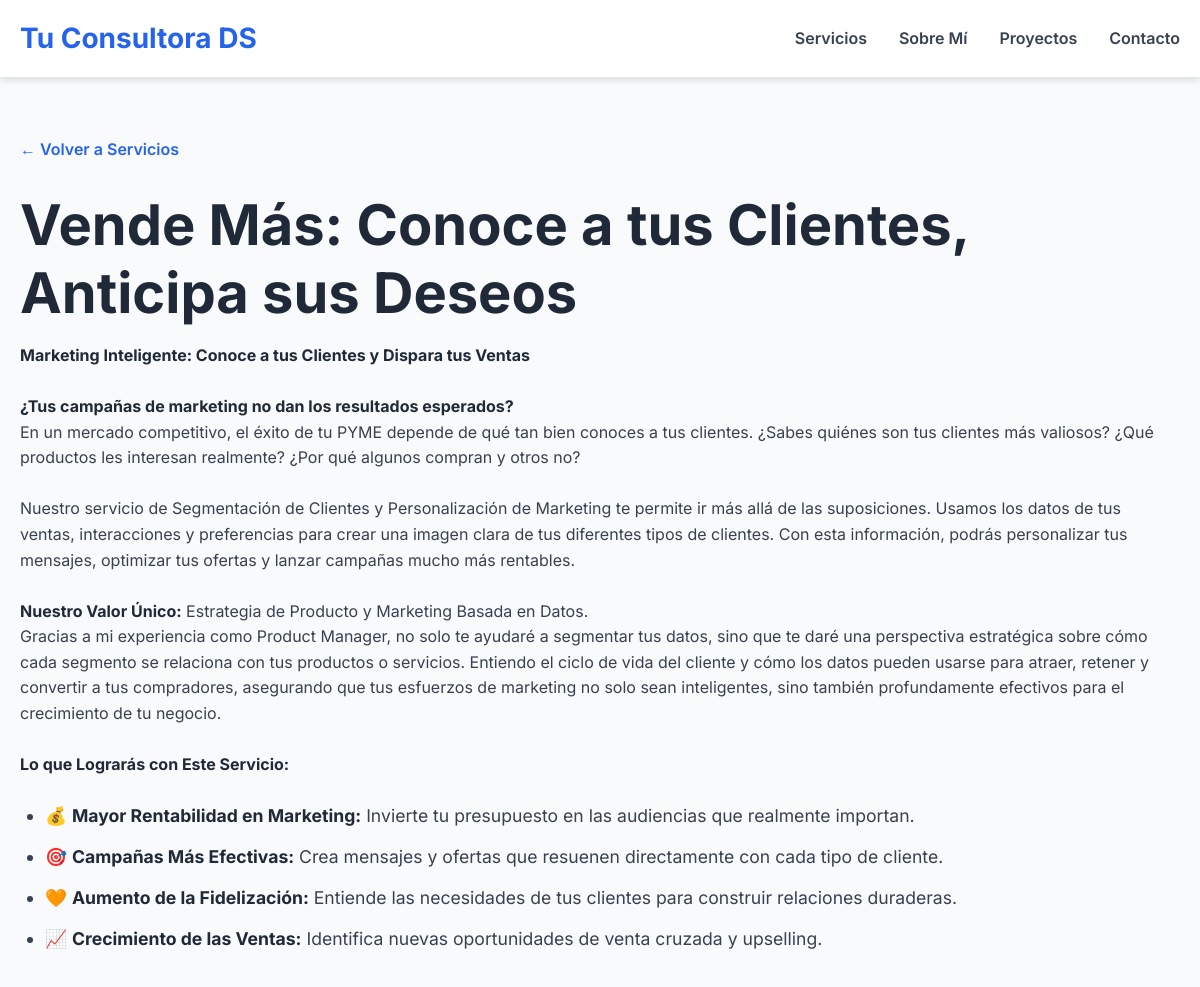
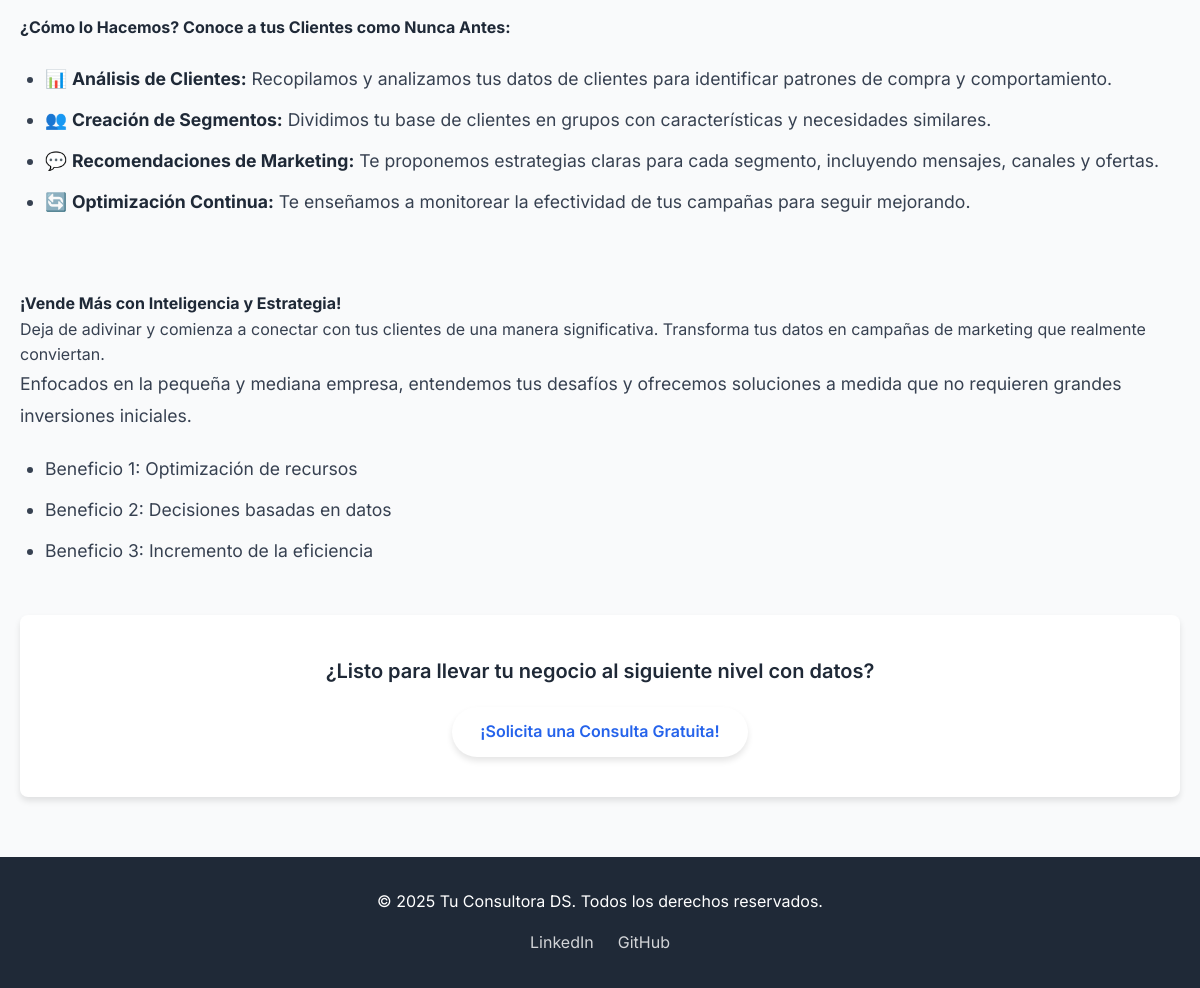
Screenshot of /service/2 with the database file from the repository (2 pictures, top to bottom).
### app.py (models this page shows, shortened)
class Service(db.Model):
    id = db.Column(db.Integer, primary_key=True)
    title = db.Column(db.String(100), nullable=False)
    short_description = db.Column(db.String(250), nullable=False) # Descripción corta para la tarjeta
    full_description = db.Column(db.Text, nullable=False) # Descripción detallada para la página del servicio
    icon = db.Column(db.String(50), nullable=True) # Opcional: para un icono visual

### app.py (the view)
@app.route('/service/<int:service_id>')
def service_detail(service_id):
    service = Service.query.get_or_404(service_id)
    return render_template('service_detail.html', service=service)

### templates/service_detail.html (shortened to what this page needs)
<!DOCTYPE html>
<html lang="es">
<head>
    <link rel="stylesheet" href="{{ url_for('static', filename='css/style.css') }}">
    <link rel="stylesheet" href="https://cdnjs.cloudflare.com/ajax/libs/font-awesome/6.5.2/css/all.min.css" />
</head>
<body class="detail-page-body">
    <header>
        <div class="container">
            <a href="{{ url_for('index') }}" class="logo">Tu Consultora DS</a>
            <nav>
                <ul>
                    <li><a href="{{ url_for('index') }}#services">Servicios</a></li>
                    <li><a href="{{ url_for('index') }}#about">Sobre Mí</a></li>
                    <li><a href="{{ url_for('index') }}#projects">Proyectos</a></li>
                    <li><a href="{{ url_for('index') }}#contact">Contacto</a></li>
                </ul>
            </nav>
        </div>
    </header>
    <section id="service-detail" class="detail-section">
        <div class="container">
            <a href="{{ url_for('index') }}#services" class="back-link">&larr; Volver a Servicios</a>
            <h1>{{ service.title }}</h1>
            <div class="service-description-full">
                {{ service.full_description | safe }}
                <p>Enfocados en la pequeña y mediana empresa, entendemos tus desafíos y ofrecemos soluciones a medida que no requieren grandes inversiones iniciales.</p>
                <ul>
                    <li>Beneficio 1: Optimización de recursos</li>
                    <li>Beneficio 2: Decisiones basadas en datos</li>
                    <li>Beneficio 3: Incremento de la eficiencia</li>
                </ul>
                </div>
            <div class="cta-detail-page">
                <p>¿Listo para llevar tu negocio al siguiente nivel con datos?</p>
                <a href="{{ url_for('index') }}#contact" class="btn btn-primary">¡Solicita una Consulta Gratuita!</a>
            </div>
        </div>
    </section>
    <footer>
        <div class="container">
            <p>&copy; 2025 Tu Consultora DS. Todos los derechos reservados.</p>
            <div class="social-links">
                <a href="#">LinkedIn</a>
                <a href="#">GitHub</a>
            </div>
        </div>
    </footer>
</body>
</html>

### static/css/style.css (style rules this page uses)
:root { --primary-color: #2563eb; --secondary-color: #1d4ed8; --text-color: #374151; --light-gray: #f9fafb; --medium-gray: #e5e7eb; --dark-gray: #1f2937; --white: #ffffff; --shadow: 0 4px 6px rgba(0, 0, 0, 0.1); }
* { margin: 0; padding: 0; box-sizing: border-box; }
body { font-family: 'Inter', sans-serif; line-height: 1.6; color: var(--text-color); background-color: var(--light-gray); -webkit-font-smoothing: antialiased; }
.container { max-width: 1200px; margin: 0 auto; padding: 0 20px; }
h1, h2, h3 { font-weight: 700; color: var(--dark-gray); margin-bottom: 1rem; }
h1 { font-size: 3.5rem; line-height: 1.2; }
p { margin-bottom: 1rem; }
a { text-decoration: none; color: var(--primary-color); transition: color 0.3s ease; }
ul { list-style: none; }
.btn { display: inline-block; padding: 12px 28px; border-radius: 9999px; font-weight: 600; text-align: center; transition: all 0.3s ease; border: none; cursor: pointer; }
.btn-primary { background-color: var(--white); color: var(--primary-color); box-shadow: var(--shadow); }
header { background-color: var(--white); box-shadow: var(--shadow); padding: 1rem 0; position: sticky; top: 0; z-index: 1000; }
header .container { display: flex; justify-content: space-between; align-items: center; }
.logo { font-size: 1.75rem; font-weight: 700; color: var(--primary-color); }
nav ul { display: flex; gap: 2rem; }
nav ul li a { color: var(--text-color); font-weight: 600; }
.service-description-full p, .service-description-full ul li { font-size: 1.1rem; line-height: 1.8; color: var(--text-color); margin-bottom: 1rem; }
.service-description-full ul { list-style: disc; padding-left: 25px; margin-top: 1rem; margin-bottom: 1.5rem; }
.service-description-full ul li { margin-bottom: 0.5rem; }
footer { background-color: var(--dark-gray); color: var(--white); padding: 32px 0; text-align: center; }
.social-links { margin-top: 1rem; display: flex; justify-content: center; gap: 1.5rem; }
.social-links a { color: var(--white); opacity: 0.8; }
.detail-page-body { background-color: var(--white); }
.detail-section { padding: 60px 0; background-color: var(--light-gray); }
.back-link { display: inline-block; margin-bottom: 30px; font-weight: 600; color: var(--primary-color); transition: transform 0.2s ease; }
.cta-detail-page { text-align: center; padding: 40px 20px; background-color: var(--white); border-radius: 8px; box-shadow: var(--shadow); margin-top: 50px; }
.cta-detail-page p { font-size: 1.25rem; margin-bottom: 20px; color: var(--dark-gray); font-weight: 600; }
.service-description-full p { font-size: 1.1rem; line-height: 1.8; color: var(--text-color); margin-bottom: 1rem; }
.service-description-full ul { list-style: disc; padding-left: 25px; margin-top: 1.5rem; margin-bottom: 1.5rem; }
.service-description-full ul li { margin-bottom: 0.8rem; line-height: 1.6; color: var(--text-color); }
.service-description-full strong { font-weight: 700; color: var(--dark-gray); }

### rows the page displays
Service: title "Vende Más: Conoce a tus Clientes, Anticipa sus Deseos", full_description "Marketing Inteligente: Conoce a tus Clientes y Dispara tus Ventas ¿Tus campañas de marketing no dan los resultados esperados? En un mercado competitivo, el éxito de tu PYME depende de qué tan bien conoces a tus clientes. ¿Sabes quiénes son tus clientes más valiosos? ¿Qué productos les interesan realmente? ¿Por qué algunos compran y otros no? Nuestro servicio de Segmentación de Clientes y Personalización de Marketing te permite ir más allá de las suposiciones. Usamos los datos de tus ventas, interacciones y preferencias para crear una imagen clara de tus diferentes tipos de clientes. Con esta información, podrás personalizar tus mensajes, optimizar tus ofertas y lanzar campañas mucho más…"
